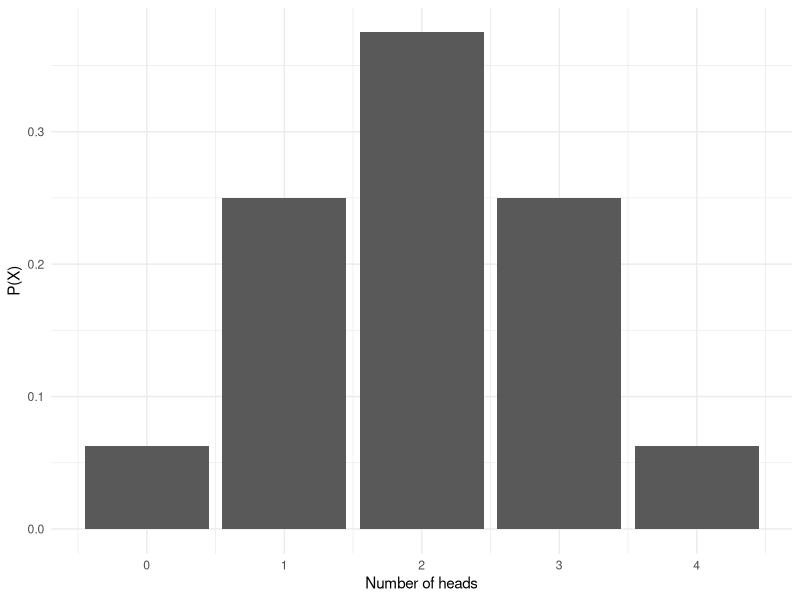
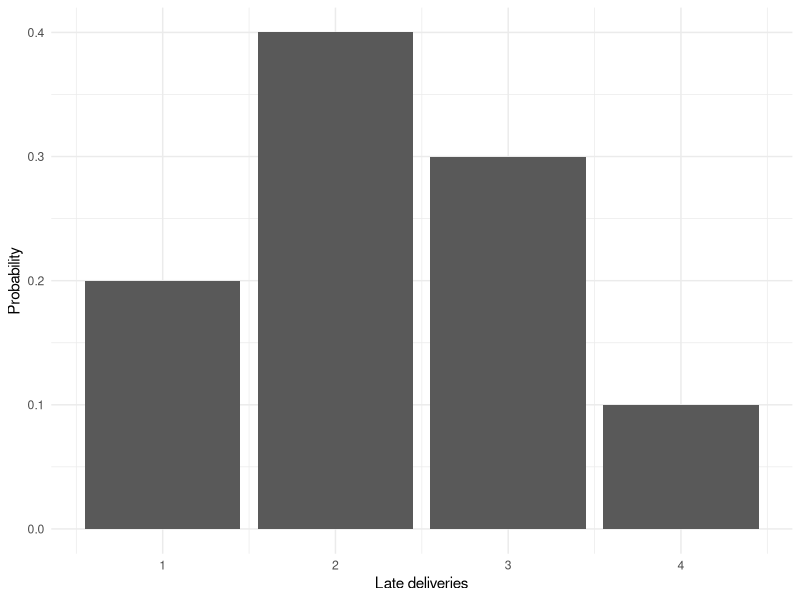
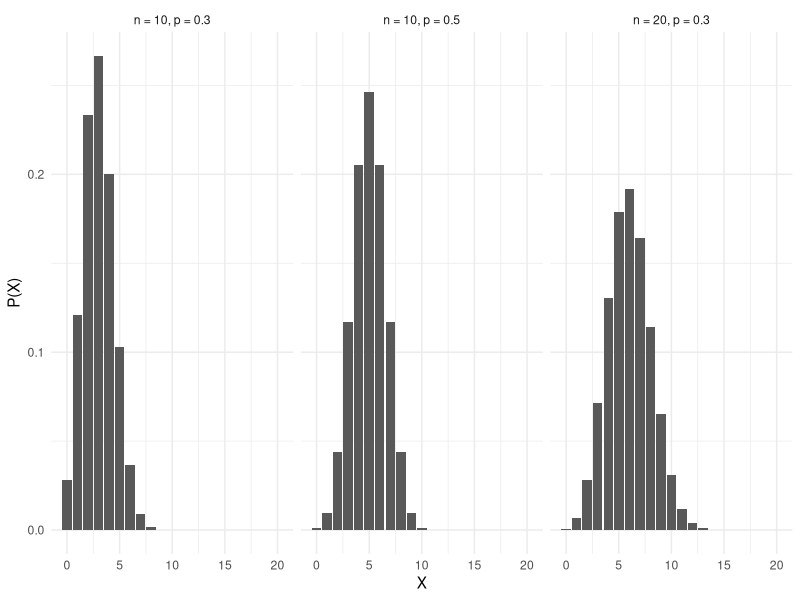

Write the R code that produced these figures, in order.
## ---- chunk 1
library(tidyverse)
theme_set(theme_minimal())
## ---- chunk 2
data.frame(X = 1:8, P = rep(1/8, 8))
## ---- chunk 3
coin_dist <- data.frame(X = 0:4, P = c(1, 4, 6, 4, 1) / 16)
coin_dist
## ---- chunk 4
ggplot(coin_dist, aes(X, P)) +
  geom_col() +
  labs(x = "Number of heads", y = "P(X)")
## ---- chunk 5
courier_dist <- data.frame(X = 1:4, P = c(10, 20, 15, 5) / 50)
courier_dist
## ---- chunk 6
ggplot(courier_dist, aes(X, P)) +
  geom_col() +
  labs(x = "Late deliveries", y = "Probability")
## ---- chunk 7
prob_a <- c(0.3, 0.3, 0.2, 0.4)
prob_b <- c(1/8, 1/2, 1/4, 1/8)

sum(prob_a)
all(prob_a >= 0 & prob_a <= 1)
sum(prob_b)
all(prob_b >= 0 & prob_b <= 1)
## ---- chunk 8
prob_c <- rep(0.2, 5)
prob_d <- c(0.5, 0.7, -0.3, 0.1)

sum(prob_c)
all(prob_c >= 0 & prob_c <= 1)
sum(prob_d)
all(prob_d >= 0 & prob_d <= 1)
## ---- chunk 9
X <- 1:4
P <- rep(1/4, 4)

X * P
sum(X * P)
## ---- chunk 10
X <- 0:3
P <- c(1, 3, 3, 1) / 8

P
X * P
sum(X * P)
## ---- chunk 11
X <- 0:4
P <- c(1, 4, 6, 4, 1) / 16

X * P
sum(X * P)
## ---- chunk 12
X <- 1:4
P <- c(0.20, 0.40, 0.30, 0.10)

X * P
sum(X * P)
## ---- chunk 13
X <- 1:4
P <- rep(1/4, 4)
variance <- sum(X^2 * P) - 2.5^2

variance
sqrt(variance)
## ---- chunk 14
X <- c(2, 4, 6)
P <- c(3, 2, 3) / 8
mu       <- sum(X * P)
variance <- sum(X^2 * P) - mu^2

mu
variance
sqrt(variance)
## ---- chunk 15
X <- 0:4
P <- c(12, 14, 8, 4, 2) / 40

P
## ---- chunk 16
mu       <- sum(X * P)
variance <- sum(X^2 * P) - mu^2

mu
variance
sqrt(variance)
## ---- chunk 17
X <- c(11900, -100)
P <- c(1, 499) / 500

sum(X * P)
12000 * (1 / 500) - 100
## ---- chunk 18
X <- c(50, 100, 200, 500, 1000)
P <- c(10, 5, 3, 1, 1) / 20

X * P
sum(X * P)
## ---- chunk 19
20000 * 0.99 - 400000 * 0.01
32000 * 0.96 - 400000 * 0.04
## ---- chunk 20
4 / 16
## ---- chunk 21
factorial(4) / (factorial(4 - 3) * factorial(3)) * 0.5^3 * 0.5^1
choose(4, 3) * 0.5^3 * 0.5^1
## ---- chunk 22
factorial(12) / (factorial(12 - 3) * factorial(3))
220 * 0.3^3 * 0.7^9
## ---- chunk 23
choose(12, 3)
choose(12, 3) * 0.3^3 * 0.7^9
dbinom(3, 12, 0.3)
## ---- chunk 24
X <- 4:6
P <- factorial(6) / (factorial(6 - X) * factorial(X)) * 0.4^X * 0.6^(6 - X)

P
sum(P)
## ---- chunk 25
choose(6, X) * 0.4^X * 0.6^(6 - X)
sum(dbinom(X, 6, 0.4))
## ---- chunk 26
dbinom(3, 4, 0.5)
dbinom(0:4, 4, 0.5)
## ---- chunk 27
dbinom(4, 15, 0.10)
pbinom(3, 15, 0.10)
1 - pbinom(2, 15, 0.10)
## ---- chunk 28
dbinom(18:22, 25, 0.80)
sum(dbinom(18:22, 25, 0.80))
## ---- chunk 29
binomials <- data.frame(
  X = rep(0:20, 3),
  P = c(dbinom(0:20, 10, 0.3), dbinom(0:20, 10, 0.5), dbinom(0:20, 20, 0.3)),
  setting = rep(c("n = 10, p = 0.3", "n = 10, p = 0.5", "n = 20, p = 0.3"), each = 21)
)
## ---- chunk 30
ggplot(binomials, aes(X, P)) +
  geom_col() +
  facet_wrap(~ setting) +
  labs(y = "P(X)")
## ---- chunk 31
16 * 0.5
16 * 0.5 * 0.5
sqrt(16 * 0.5 * 0.5)
## ---- chunk 32
X  <- 0:16
P  <- dbinom(X, 16, 0.5)
mu <- sum(X * P)

mu
sum(X^2 * P) - mu^2
## ---- chunk 33
500 * 1/10
500 * 1/10 * 9/10
sqrt(500 * 1/10 * 9/10)
## ---- chunk 34
1200 * 0.75
1200 * 0.75 * 0.25
sqrt(1200 * 0.75 * 0.25)
## ---- chunk 35
factorial(10) / (factorial(4) * factorial(3) * factorial(2) * factorial(1))
12600 * 0.45^4 * 0.30^3 * 0.20^2 * 0.05^1
dmultinom(c(4, 3, 2, 1), prob = c(0.45, 0.30, 0.20, 0.05))
## ---- chunk 36
factorial(9) / (factorial(2) * factorial(4) * factorial(2) * factorial(1))
dmultinom(c(2, 4, 2, 1), prob = c(0.20, 0.50, 0.20, 0.10))
## ---- chunk 37
factorial(6) / (factorial(3) * factorial(2) * factorial(1))
dmultinom(c(3, 2, 1), prob = c(5, 3, 2) / 10)
## ---- chunk 38
120 / 400
exp(-0.3) * 0.3^2 / factorial(2)
dpois(2, 0.3)
## ---- chunk 39
dpois(0:4, 2)
ppois(3, 2)
1 - ppois(1, 2)
1 - ppois(4, 2)
## ---- chunk 40
dpois(6, 300 * 0.015)
dbinom(6, 300, 0.015)
## ---- chunk 41
choose(7, 4) * choose(5, 0) / choose(12, 4)
# dhyper(X, a, b, n)
dhyper(4, 7, 5, 4)
## ---- chunk 42
choose(4, 2) * choose(8, 3) / choose(12, 5)
dhyper(2, 4, 8, 5)
## ---- chunk 43
dhyper(0, 5, 15, 4)
1 - dhyper(0, 5, 15, 4)
## ---- chunk 44
1/6 * (1 - 1/6)^(3 - 1)
# dgeom() uses the number of failures before the first success
dgeom(3 - 1, 1/6)
## ---- chunk 45
0.35 * (1 - 0.35)^(5 - 1)
dgeom(5 - 1, 0.35)
## ---- chunk 46
summary_df <- data.frame(
  Distribution = c("Binomial", "Multinomial", "Poisson",
                   "Hypergeometric", "Geometric"),
  `Used when` = c(
    "Two outcomes, fixed number of independent trials, constant p",
    "More than two outcomes, constant probabilities, independent, fixed n",
    "n large and p small; occurrences over time, area or volume",
    "Two outcomes and sampling is done without replacement",
    "Two outcomes; the first success occurs on the nth trial"),
  check.names = FALSE)
knitr::kable(summary_df, align = "l")
